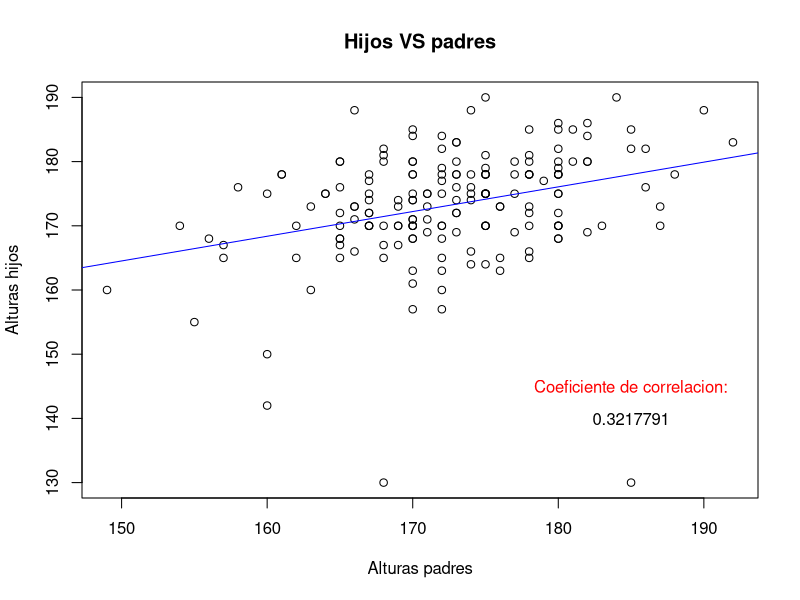
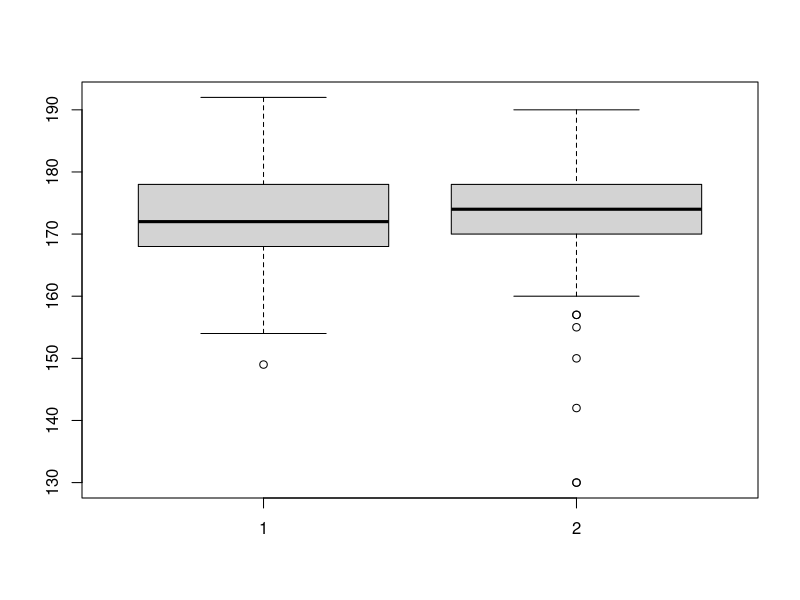
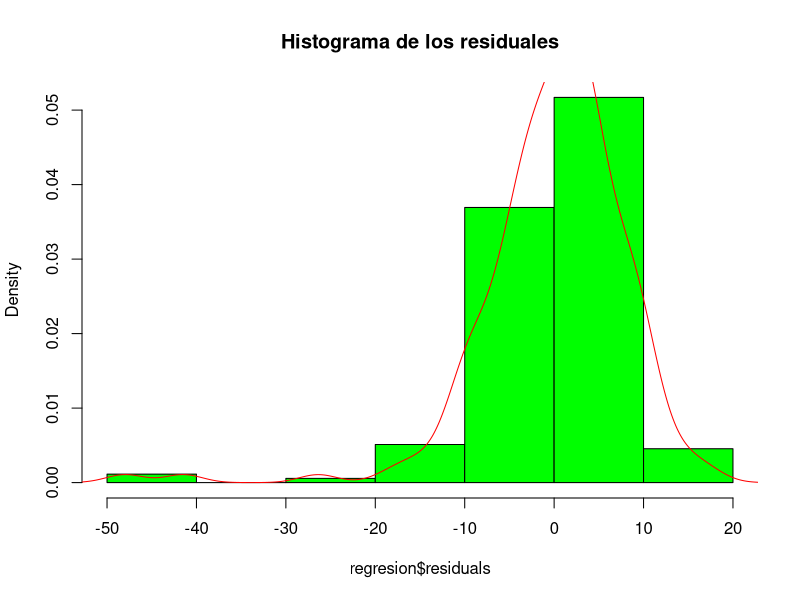
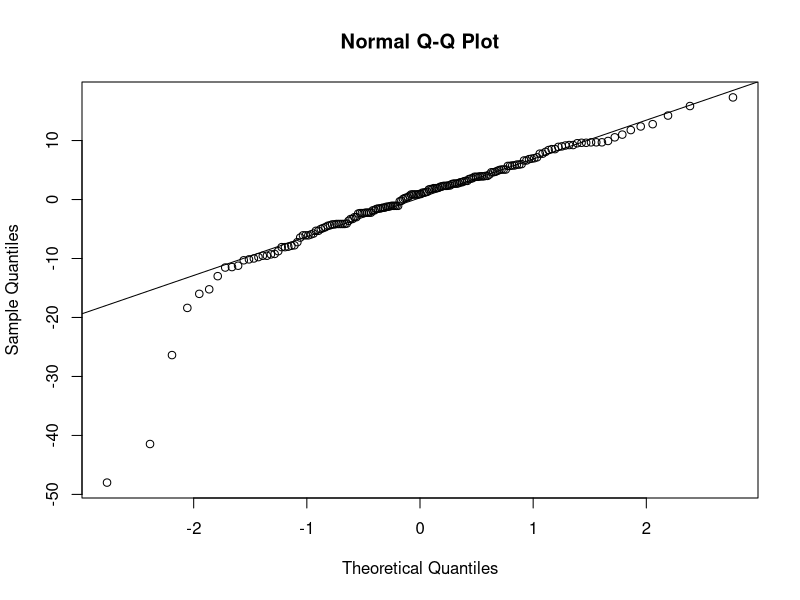
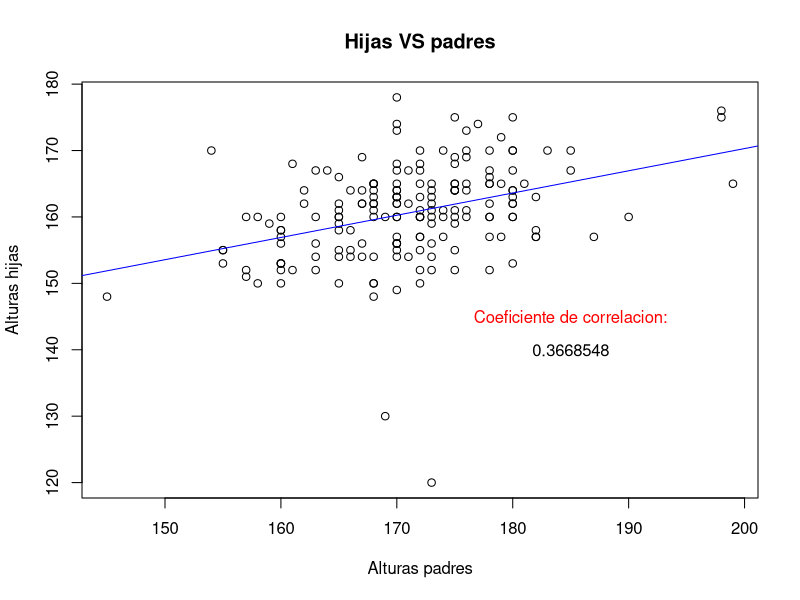
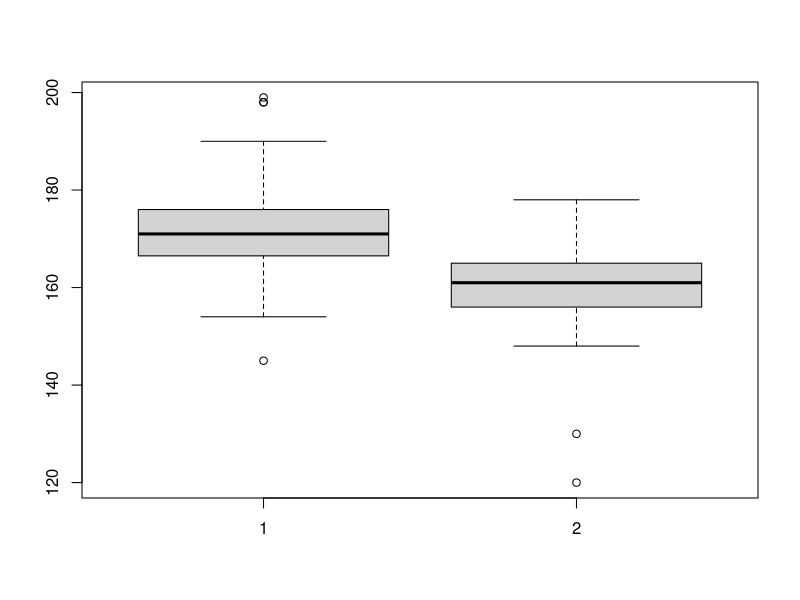
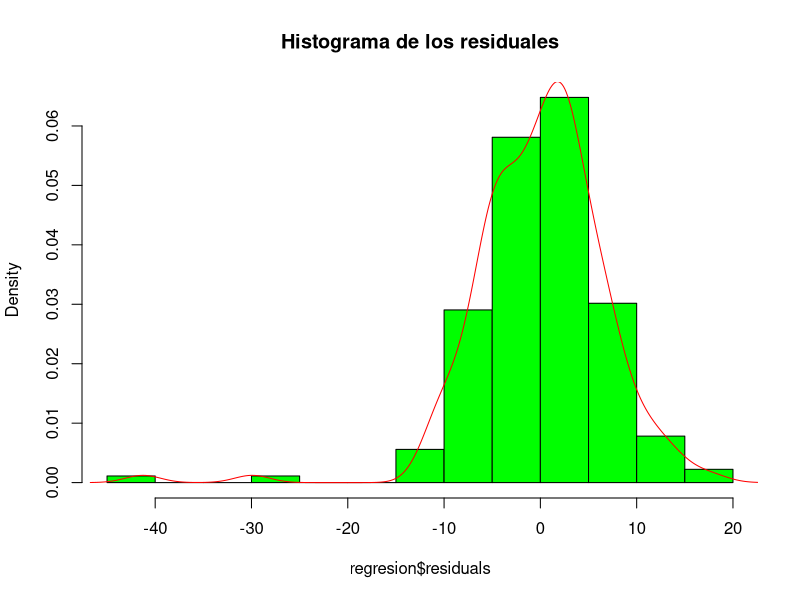
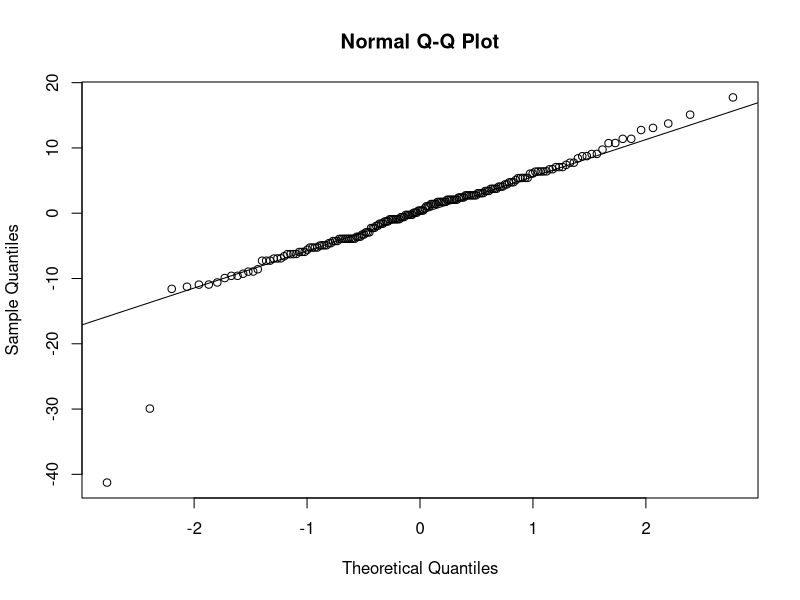

Reproduce these figures in R, in order.
## ---- chunk 1
RSS <- function(b0,b1,dependiente,independiente){
  lista = list()
  for (i in 1:length(dependiente)){
    
    Y = b0 + b1*independiente[i]
    
    lista[i] = (dependiente[i] - Y)^2
  }
  print(sum(unlist(lista))/(length(dependiente)-2))
}
## ---- chunk 2
Datos <- read.csv("Datos.csv")
## ---- chunk 3
Y <- subset(Datos,X3=="Masculino",select = A3)
X <- subset(Datos,X3=="Masculino",select = A1)
## ---- chunk 4
Y <- Y$A3
X <- X$A1
## ---- chunk 5
r <- cor(X,Y)
## ---- chunk 6
png(filename = "graficas/disp_padres_m.png", width = 800, height = 600)
plot(X,Y, xlab = "Alturas padres", ylab = "Alturas hijos", main = "Hijos VS padres")

regresion <- lm(Y~X)
#summary(regresion)

abline(regresion, col="blue")

text(x = 185, y = 145, # Coordenadas
     label = "Coeficiente de correlacion:", col = "red")

text(x = 185, y = 140, # Coordenadas
     label = "0.3217791")
dev.off()
## ---- chunk 7
png(filename = "graficas/box_padres_m.png", width = 800, height = 600)
boxplot(X,Y)
dev.off()
## ---- chunk 8
t_1 <- data.frame(Coeficientes = summary(regresion)$coefficients[,1], Std.Error = summary(regresion)$coefficients[,2], t_value = summary(regresion)$coefficients[,3],"Valor p" = c("1.66e-11",1.33e-05), Sig = c("(0, 0.001)","(0, 0.001)"))

knitr::kable(t_1)
## ---- chunk 9
t_2 <- data.frame("Residual estandar error" = summary(regresion)[6])

knitr::kable(t_2)
## ---- chunk 10

png(filename = "graficas/hist_padres_m.png", width = 400, height = 300)
hist(regresion$residuals, freq = FALSE, col = "green",main = "Histograma de los residuales")
lines(density(regresion$residuals), col = "red")
dev.off()

png(filename = "graficas/qq_padres_m.png", width = 400, height = 300)
qqnorm(regresion$residuals)
qqline(regresion$residuals)
dev.off()
## ---- chunk 11
shapiro.test(regresion$residuals)
## ---- chunk 12
Y <- subset(Datos,X3=="Femenino",select = A3)
X <- subset(Datos,X3=="Femenino",select = A1)
## ---- chunk 13
Y <- Y$A3
X <- X$A1
## ---- chunk 14
r <- cor(X,Y)
## ---- chunk 15
png(filename = "graficas/disp_padres_f.png", width = 800, height = 600)
plot(X,Y, xlab = "Alturas padres", ylab = "Alturas hijas", main = "Hijas VS padres")

regresion <- lm(Y~X)
#summary(regresion)

abline(regresion, col="blue")

text(x = 185, y = 145, # Coordenadas
     label = "Coeficiente de correlacion:", col = "red")

text(x = 185, y = 140, # Coordenadas
     label = "0.3668548")
dev.off()
## ---- chunk 16
png(filename = "graficas/box_padres_f.png", width = 800, height = 600)
boxplot(X,Y)
dev.off()
## ---- chunk 17
t_1 <- data.frame(Coeficientes = summary(regresion)$coefficients[,1], Std.Error = summary(regresion)$coefficients[,2], t_value = summary(regresion)$coefficients[,3],"Valor p" = c("< 2e-16",4.39e-07), Sig = c("(0, 0.001)","(0, 0.001)"))

knitr::kable(t_1)
## ---- chunk 18
t_2 <- data.frame("Residual estandar error" = summary(regresion)[6])

knitr::kable(t_2)
## ---- chunk 19
png(filename = "graficas/hist_padres_f.png", width = 400, height = 300)
hist(regresion$residuals, freq = FALSE, col = "green",main = "Histograma de los residuales")
lines(density(regresion$residuals), col = "red")
dev.off()

png(filename = "graficas/qq_padres_f.png", width = 400, height = 300)
qqnorm(regresion$residuals)
qqline(regresion$residuals)
dev.off()
## ---- chunk 20
sum(regresion$residuals>-10 & regresion$residuals<10,na.rm = TRUE)
